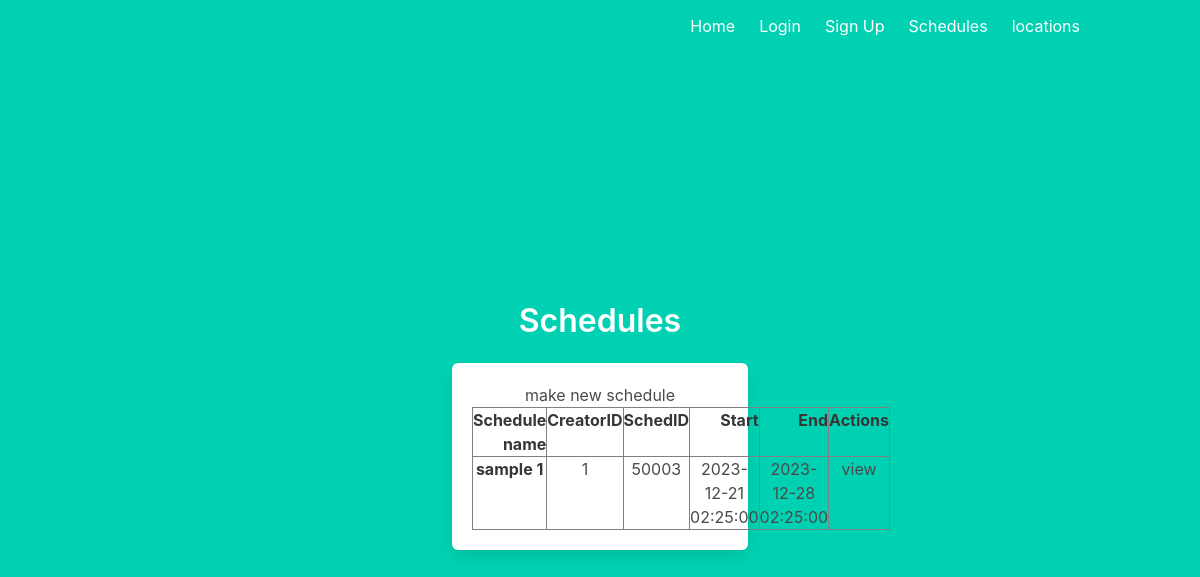
Page /schedules on the committed database.
### models.py (models this page shows, shortened)
class Schedule(db.Model):
    creatorId = db.Column(db.Integer, db.ForeignKey('user.id'), nullable = False)
    scheduleId = db.Column(db.Integer, primary_key = True)
    scheduleName = db.Column(db.String(300), nullable = False)
    startDate = db.Column(db.DateTime, nullable = False)
    endDate = db.Column(db.DateTime, nullable = False)

### sched.py (the view)
@sched.route('/schedules')
def schedules():
    schedules = Schedule.query.order_by(Schedule.scheduleId).all()
    return render_template('schedules.html', schedules = schedules, count = scheduleAssign.get())

### counter.py (called while the page is built)
    def get(self):
        return self.val

### templates/schedules.html (shortened to what this page needs)
{% extends "base.html" %}
{% block content %}
<div class="column is-4 is-offset-4">
    <h3 class="title">Schedules</h3>
    <div class="box">
        {% if schedules%}
            <a href="/createschedule"> make new schedule</a>
            <table border="1" class="dataframe">
                <thead>
                  <tr style="text-align: right;">
                    <th>Schedule name</th>
                    <th>CreatorID</th>
                    <th>SchedID</th>
                    <th>Start</th>
                    <th>End</th>
                    <th>Actions</th>
                  </tr>
                </thead>
                <tbody>
                    {% for row in schedules %}
                        <tr>
                              <th>{{row['scheduleName']}}</th>
                              <td>{{row['creatorId']}}</td>
                              <td>{{row['scheduleId']}}</td>
                              <td>{{row['startDate']}}</td>
                              <td>{{row['endDate']}}</td>
                              <td><a href="schedules/{{row['scheduleId']}}">view</a>
                                </td>
                        </tr>
                    {% endfor %}
                </tbody>
              </table>
        {% else %}
            <h3>schedules is empty</h3>
            <a href="/createschedule">why not make one?</a>
        {% endif %}
    </div>
</div>
{% endblock %}

### rows in the picture
Schedule: scheduleName "sample 1", creatorId "1", scheduleId "50003", startDate "2023-12-21 02:25:00", endDate "2023-12-28 02:25:00"
